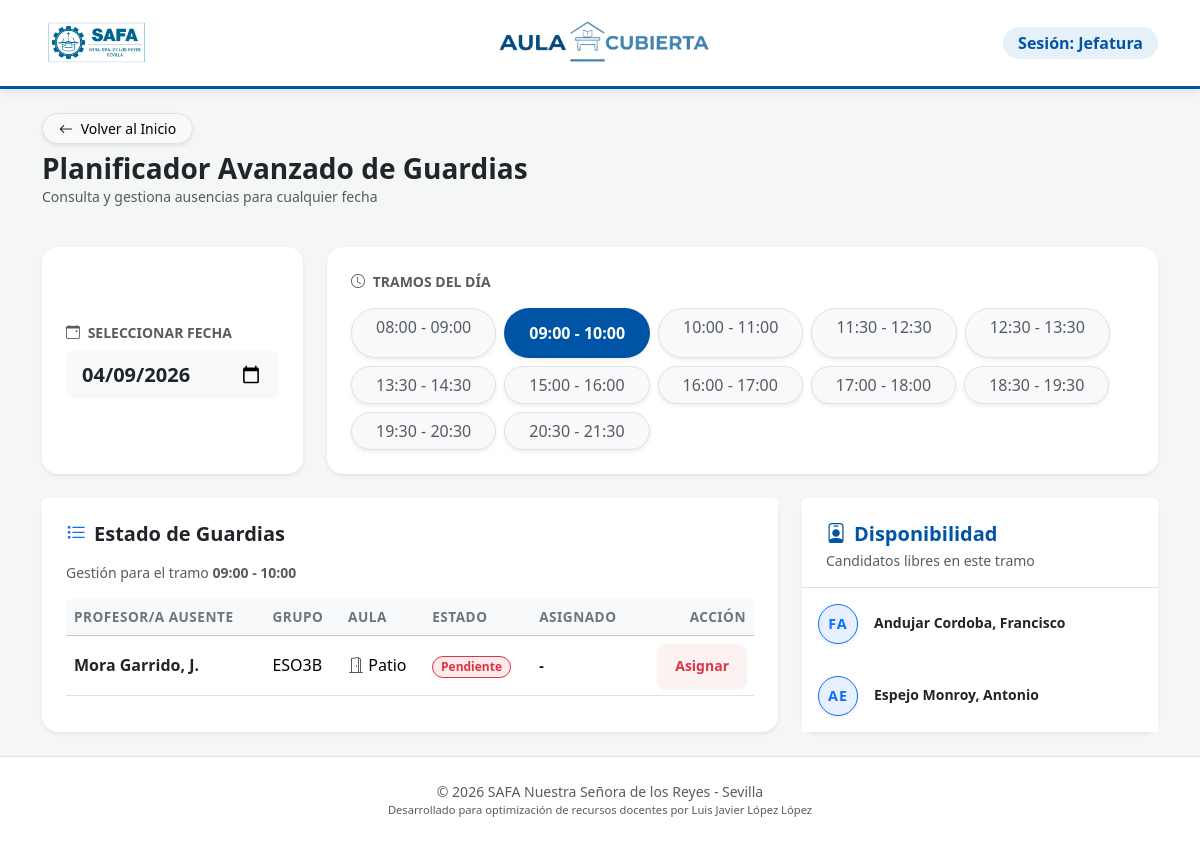
The page /gestion-guardias/?fecha=2026-04-09&tramo=20 on the database its author committed.
### safa_guardias/models.py (models this page shows, shortened)
class TramoHorario(models.Model):
    DIAS_CHOICES = [
        ('L', 'Lunes'),
        ('M', 'Martes'),
        ('X', 'Miércoles'),
        ('J', 'Jueves'),
        ('V', 'Viernes'),
        ('S', 'Sábado'),
        ('D', 'Domingo'),
    ]
    hora_inicio = models.TimeField()
    hora_fin = models.TimeField()
    dia_semana = models.CharField(
        max_length=1,
        choices=DIAS_CHOICES,
        default='L'
    )
    class Meta:
        verbose_name = "Tramo Horario"
        verbose_name_plural = "Tramos Horarios"
        ordering = ['dia_semana', 'hora_inicio']

class RegistroGuardia(models.Model):
    ESTADO_CHOICES = [
        ('PENT', 'Pendiente'),
        ('COB', 'Cubierta'),
        ('AUTO', 'Autogestionada (Sin profesor)'),
    ]
    fecha = models.DateField(default=timezone.now)
    tramo_horario = models.ForeignKey(TramoHorario, on_delete=models.CASCADE)
    grupo = models.ForeignKey(Grupo, on_delete=models.CASCADE)
    aula = models.ForeignKey(Aula, on_delete=models.CASCADE)
    materia = models.ForeignKey(Materia, on_delete=models.CASCADE)
    profesor_ausente = models.ForeignKey(Profesor, on_delete=models.CASCADE, related_name='clases_perdidas')
    profesor_guardia = models.ForeignKey(Profesor, on_delete=models.SET_NULL, null=True, blank=True,
                                         related_name='guardias_atendidas')
    estado = models.CharField(max_length=4, choices=ESTADO_CHOICES, default='PENT')
    observaciones = models.TextField(blank=True)
    class Meta:
        verbose_name = "Registro de Guardia"
        verbose_name_plural = "Seguimiento de Guardias Diarias"
        unique_together = ['fecha', 'tramo_horario', 'grupo', 'profesor_ausente']

class Profesor(models.Model):
    nombre= models.CharField(max_length=100)
    apellidos = models.CharField(max_length=150)
    email = models.EmailField(unique=True)
    abreviatura = models.CharField(max_length=10, default='', unique=True)
    class Meta:
        ordering = ['apellidos', 'nombre']

class Grupo(models.Model):
    ETAPAS_CHOICES = [
        ('INF', 'Infantil'),
        ('PRI', 'Primaria'),
        ('ESO', 'ESO'),
        ('BAC', 'Bachillerato'),
        ('CIC', 'Ciclos'),
        ('OTR', 'Otros'),
    ]
    nombre = models.CharField(max_length=100)
    curso = models.CharField(max_length=250)
    etapa = models.CharField(
        max_length=3,
        choices=ETAPAS_CHOICES,
        default='ESO'
    )

class Aula(models.Model):
    nombre = models.CharField(max_length=100, unique=True)
    pabellon = models.CharField(max_length=250)
    abrev = models.CharField(max_length=10, default='', unique=True)

### safa_guardias/views.py (the view)
# urls.py: path('gestion-guardias/', views.gestion_guardias_global, name='gestion_guardias_global'),
def gestion_guardias_global(request):
    fecha_str = request.GET.get('fecha')
    tramo_id = request.GET.get('tramo')
    if fecha_str:
        try:
            fecha_consulta = datetime.strptime(fecha_str, '%Y-%m-%d').date()
        except ValueError:
            fecha_consulta = timezone.localtime().date()
    else:
        fecha_consulta = timezone.localtime().date()
    dias_map = {0: 'L', 1: 'M', 2: 'X', 3: 'J', 4: 'V', 5: 'S', 6: 'D'}
    dia_sem = dias_map[fecha_consulta.weekday()]
    tramos_del_dia = TramoHorario.objects.filter(dia_semana=dia_sem).order_by('hora_inicio')
    tramo_seleccionado = None
    if tramo_id:
        tramo_seleccionado = tramos_del_dia.filter(id=tramo_id).first()
    if not tramo_seleccionado and tramos_del_dia.exists():
        tramo_seleccionado = tramos_del_dia.first()
    generar_guardias_del_dia(fecha_consulta)
    guardias_dia = RegistroGuardia.objects.filter(fecha=fecha_consulta).select_related('profesor_ausente', 'grupo',
                                                                                       'tramo_horario')
    guardias_tramo = guardias_dia.filter(tramo_horario=tramo_seleccionado) if tramo_seleccionado else []
    disponibles = obtener_profesores_disponibles(tramo_seleccionado, fecha_consulta) if tramo_seleccionado else []
    resumen_tramos = guardias_dia.values('tramo_horario').annotate(
        pendientes=Count('id', filter=Q(estado='PENT')),
        total=Count('id')
    )
    info_tramos = {item['tramo_horario']: item for item in resumen_tramos}
    context = {
        'fecha_consulta': fecha_consulta,
        'tramos_del_dia': tramos_del_dia,
        'tramo_seleccionado': tramo_seleccionado,
        'guardias_tramo': guardias_tramo,
        'profesores_disponibles': disponibles,
        'info_tramos': info_tramos,
    }
    return render(request, 'gestion_guardias_global.html', context)

### templates/gestion_guardias_global.html (shortened to what this page needs)
{% extends 'base.html' %}
{% block body %}
    <main class="container py-4">
        <div class="d-flex justify-content-between align-items-center mb-4">
            <div>
                <a href="{% url 'index' %}" class="btn btn-sm btn-light border shadow-sm rounded-pill px-3 mb-2">
                    <i class="bi bi-arrow-left me-1"></i> Volver al Inicio
                </a>
                <h3 class="fw-bold mb-0">Planificador Avanzado de Guardias</h3>
                <p class="text-muted small">Consulta y gestiona ausencias para cualquier fecha</p>
            </div>
        </div>
        <div class="row g-4 mb-4">
            <div class="col-lg-3">
                <div class="card border-0 shadow-sm rounded-4 h-100">
                    <div class="card-body p-4 d-flex flex-column justify-content-center">
                        <label for="fecha_consulta" class="form-label fw-bold small text-uppercase text-muted mb-2">
                            <i class="bi bi-calendar-event me-1"></i> Seleccionar Fecha
                        </label>
                        <form method="get" id="form-fecha">
                            <input type="date" id="fecha_consulta" name="fecha"
                                   class="form-control form-control-lg bg-light border-0 shadow-none fw-bold"
                                   value="{{ fecha_consulta|date:'Y-m-d' }}"
                                   onchange="document.getElementById('form-fecha').submit();">
                        </form>
                    </div>
                </div>
            </div>
            <div class="col-lg-9">
                <div class="card border-0 shadow-sm rounded-4 h-100">
                    <div class="card-body p-4 d-flex flex-column justify-content-center">
                        <label class="form-label fw-bold small text-uppercase text-muted mb-3">
                            <i class="bi bi-clock me-1"></i> Tramos del día
                        </label>
                        <div class="d-flex flex-wrap gap-2">
                            {% for tramo in tramos_del_dia %}
                                <a href="?fecha={{ fecha_consulta|date:'Y-m-d' }}&tramo={{ tramo.id }}"
                                   class="btn rounded-pill px-4 shadow-sm {% if tramo_seleccionado and tramo_seleccionado.id == tramo.id %}btn-safa fw-bold{% else %}btn-light border text-muted{% endif %}">
                                    {{ tramo.hora_inicio|time:"H:i" }} - {{ tramo.hora_fin|time:"H:i" }}
                                </a>
                            {% empty %}
                                <div class="text-muted w-100 py-2">
                                    <i class="bi bi-info-circle me-1"></i> No hay tramos lectivos configurados para este día.
                                </div>
                            {% endfor %}
                        </div>
                    </div>
                </div>
            </div>
        </div>
        {% if tramo_seleccionado %}
        <div class="row g-4">
            <div class="col-lg-8">
                <div class="card border-0 shadow-sm rounded-4 h-100">
                    <div class="card-header bg-white border-bottom-0 pt-4 pb-0 px-4 d-flex justify-content-between align-items-center">
                        <h5 class="fw-bold mb-0">
                            <i class="bi bi-list-task text-primary me-2"></i>Estado de Guardias
                        </h5>
                    </div>
                    <div class="card-body px-4 pt-3">
                        <p class="text-muted small mb-3">
                            Gestión para el tramo <strong>{{ tramo_seleccionado.hora_inicio|time:"H:i" }} - {{ tramo_seleccionado.hora_fin|time:"H:i" }}</strong>
                        </p>
                        <div class="table-responsive">
                            <table class="table table-hover align-middle table-panel">
                                <thead class="table-light">
                                <tr>
                                    <th>Profesor/a Ausente</th>
                                    <th>Grupo</th>
                                    <th>Aula</th>
                                    <th>Estado</th>
                                    <th>Asignado</th>
                                    <th class="text-end">Acción</th>
                                </tr>
                                </thead>
                                <tbody>
                                {% for g in guardias_tramo %}
                                    <tr>
                                        <td class="fw-bold text-dark">{{ g.profesor_ausente.apellidos }}, {{ g.profesor_ausente.nombre|slice:":1" }}.</td>
                                        <td>{{ g.grupo.nombre }}</td>
                                        <td><i class="bi bi-door-open text-muted"></i> {{ g.aula.abrev }}</td>
                                        <td>
                                            {% if g.estado == 'PENT' %}
                                                <span class="badge bg-danger bg-opacity-10 text-danger border border-danger rounded-pill">Pendiente</span>
                                            {% elif g.estado == 'AUTO' %}
                                                <span class="badge bg-info bg-opacity-10 text-info border border-info rounded-pill">Autogestión</span>
                                            {% else %}
                                                <span class="badge bg-success bg-opacity-10 text-success border border-success rounded-pill">
                                                    <i class="bi bi-check2-circle"></i> Cubierta
                                                </span>
                                            {% endif %}
                                        </td>
                                        <td class="small fw-bold">{{ g.profesor_guardia.abreviatura|default:"-" }}</td>
                                        <td class="text-end">
                                            {% if g.estado == 'PENT' %}
                                                <a href="{% url 'asignar_guardia' g.id %}" class="btn btn-sm btn-safa-danger px-3 shadow-sm">Asignar</a>
                                            {% else %}
                                                <button class="btn btn-sm btn-safa-light border px-2">Editar</button>
                                            {% endif %}
                                        </td>
                                    </tr>
                                {% endfor %}
                                </tbody>
                            </table>
                        </div>
                    </div>
                </div>
            </div>
            <div class="col-lg-4">
                <div class="card border-0 shadow-sm rounded-4 h-100">
                    <div class="card-header bg-white border-bottom-0 pt-4 pb-0 px-4">
                        <h5 class="fw-bold mb-0 icon-safa">
                            <i class="bi bi-person-badge me-2"></i>Disponibilidad
                        </h5>
                        <p class="text-muted small mt-1 mb-0">Candidatos libres en este tramo</p>
                    </div>
                    <div class="card-body p-0 mt-3 d-flex flex-column">
                        <div class="list-group list-group-flush border-top flex-grow-1" style="max-height: 500px; overflow-y: auto;">
                            {% for profe in profesores_disponibles %}
                                <div class="list-group-item border-0 p-3 d-flex justify-content-between align-items-center">
                                    <div class="d-flex align-items-center">
                                        <div class="rounded-circle bg-primary bg-opacity-10 text-primary border border-primary d-flex align-items-center justify-content-center me-3 fw-bold shadow-sm" style="width: 40px; height: 40px; font-size: 0.9rem; letter-spacing: 1px;">
                                            {{ profe.nombre|slice:":1" }}{{ profe.apellidos|slice:":1" }}
                                        </div>
                                        <div>
                                            <h6 class="mb-0 fw-bold small">{{ profe.apellidos }}, {{ profe.nombre }}</h6>
                                        </div>
                                    </div>
                                </div>
                            {% empty %}
                                <div class="p-4 text-center text-muted">
                                    <i class="bi bi-person-slash d-block fs-2 mb-2"></i>
                                    Sin personal libre detectado para este tramo.
                                </div>
                            {% endfor %}
                        </div>
                    </div>
                </div>
            </div>
        </div>
        {% endif %}
    </main>
{% endblock %}

### static/css/global.css (style rules this page uses)
:root { --safa-blue: #0054a6; --safa-light-blue: #e6f0f9; --safa-accent: #f39c12; --safa-success: #28a745; --safa-warning: #ffc107; --safa-danger: #dc3545; }
body { background-color: #f4f7f6; font-family: 'Segoe UI', Roboto, sans-serif; }
.btn-safa { background-color: var(--safa-blue); color: white; border-radius: 8px; padding: 12px 25px; transition: all 0.3s; text-decoration: none; display: inline-block; text-align: center; }
.btn-safa-danger { background-color: #fdf2f2; color: var(--safa-danger); border-radius: 8px; padding: 10px 25px; transition: all 0.3s; text-decoration: none; display: inline-block; text-align: center; font-weight: 600; }
.icon-safa { color: var(--safa-blue) !important; }

### rows shown on the page
TramoHorario: hora_inicio "08:00", hora_fin "09:00"
TramoHorario: hora_inicio "09:00", hora_fin "10:00"
TramoHorario: hora_inicio "10:00", hora_fin "11:00"
TramoHorario: hora_inicio "11:30", hora_fin "12:30"
TramoHorario: hora_inicio "12:30", hora_fin "13:30"
TramoHorario: hora_inicio "13:30", hora_fin "14:30"
TramoHorario: hora_inicio "15:00", hora_fin "16:00"
TramoHorario: hora_inicio "16:00", hora_fin "17:00"
TramoHorario: hora_inicio "17:00", hora_fin "18:00"
TramoHorario: hora_inicio "18:30", hora_fin "19:30"
TramoHorario: hora_inicio "19:30", hora_fin "20:30"
TramoHorario: hora_inicio "20:30", hora_fin "21:30"
RegistroGuardia: profesor_ausente.apellidos "Mora Garrido", profesor_ausente.nombre "J", grupo.nombre "ESO3B", aula.abrev "Patio", estado "Pendiente", profesor_guardia.abreviatura "-"
Profesor: nombre "F", apellidos "A", apellidos "Andujar Cordoba", nombre "Francisco"
Profesor: nombre "A", apellidos "E", apellidos "Espejo Monroy", nombre "Antonio"
